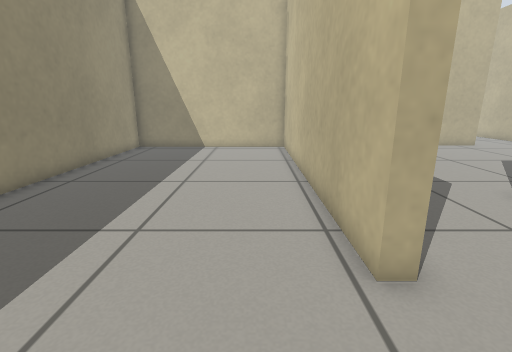
View 1 (above)

18 first-person views from a walk through a Gazebo world. The camera is 0.64 m above the floor, tilts 14° down and sees 85° across. The floor is counted in squares, 0.25 m on a side. Each view is taken from the middle of a square. On the plan, view 1 faces up. The plan holds only what a view shows up to about 18 squares ahead; the rest is blank.

View 2
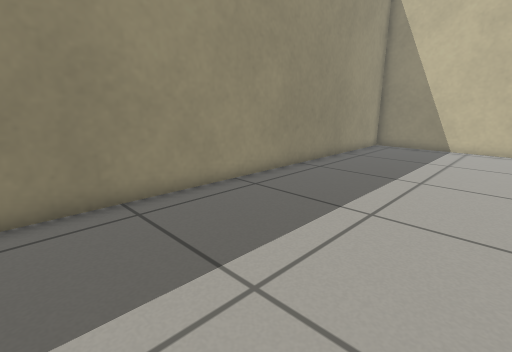

View 3
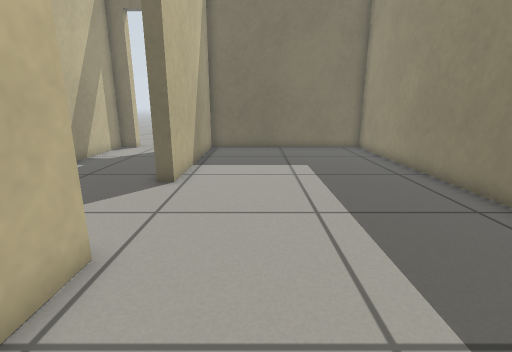

View 4
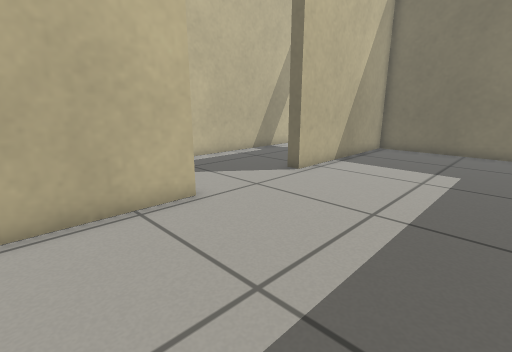

View 5
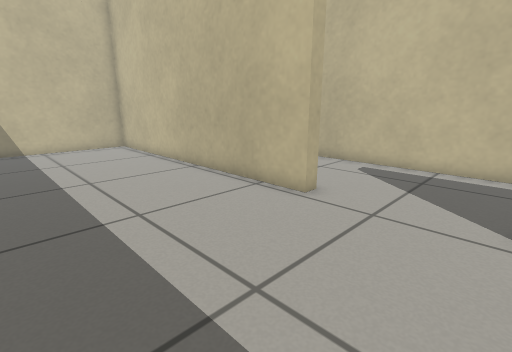

View 6
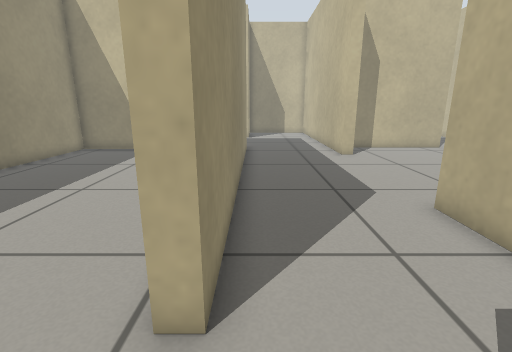

View 7
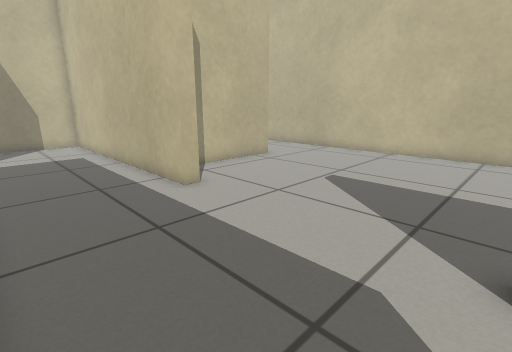

View 8
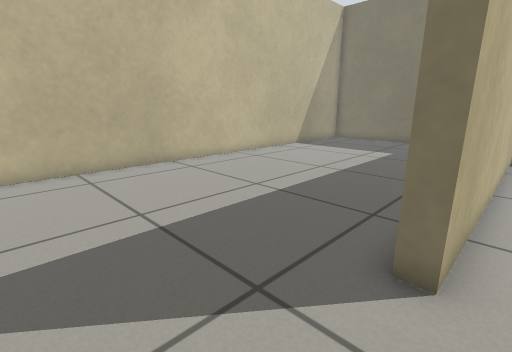

View 9
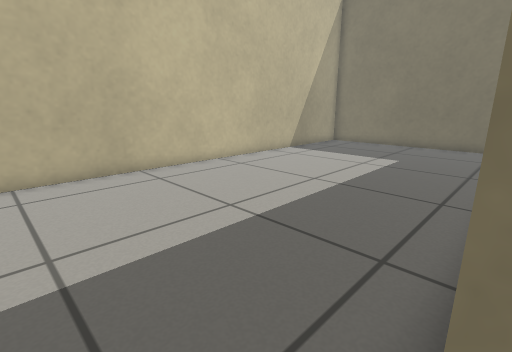

View 10
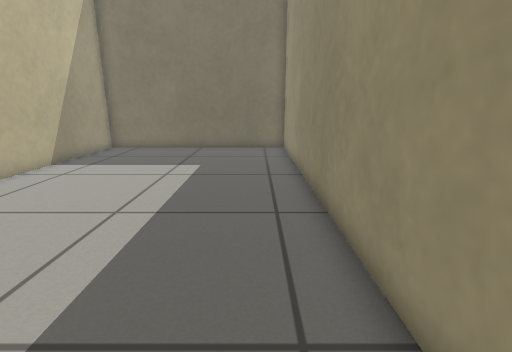

View 11
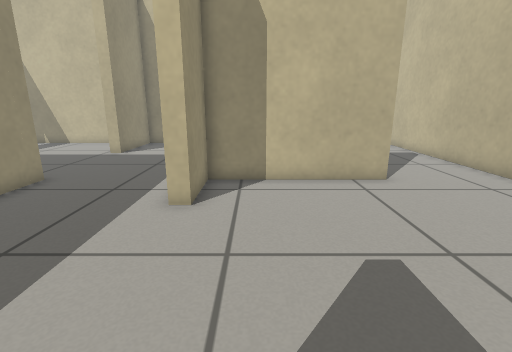

View 12
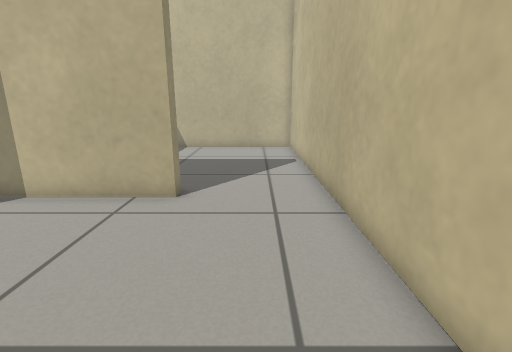

View 13
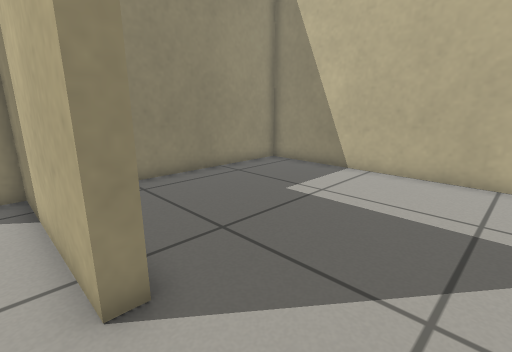

View 14
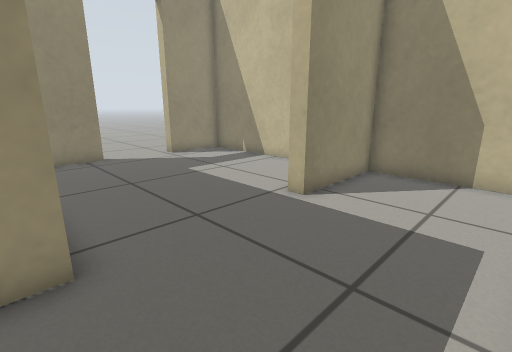

View 15
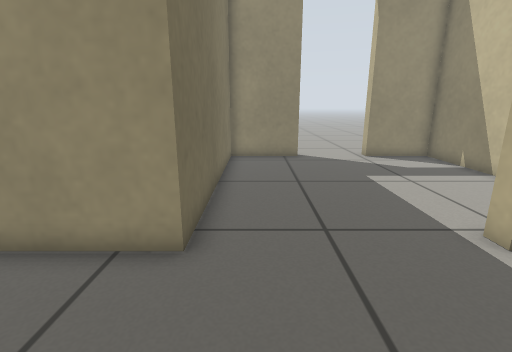

View 16
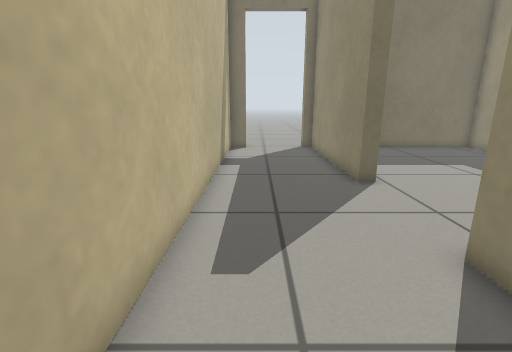

View 17
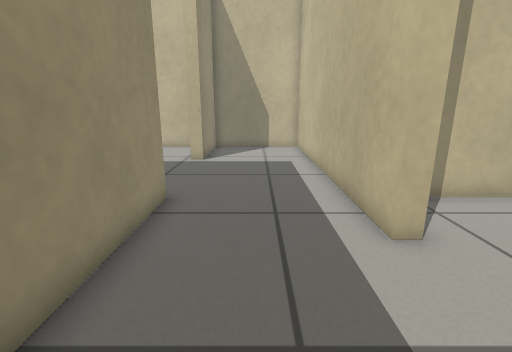

View 18
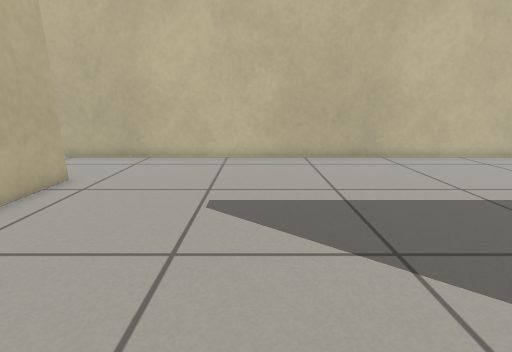

### Floor plan
Points are (right, up) in squares from view 1. A wall is a line through its corners. A room is listed if a view was taken in it or the views show most of it. See-through windows are left out.
Room 1 (views 1, 2, 3, 4, 5)
walls: (1.8, 3.7) (1.8, 18.1) (-7.6, 18.1) (-7.6, -9.8) (1.8, -9.8) (1.8, -1.4)
ways out: opening at (2, 1) to room 2
Room 2 (views 6, 7, 8, 9, 10, 11, 12, 13, 14, 15, 16, 17, 18)
walls: (8.2, 6.5) (8.2, -9.8) (19.2, -9.8) (19.2, 18.6); (1.8, -1.4) (2.4, -1.4) (2.4, -9.8) (3, -9.8); (14.7, 18.7) (8.2, 18.7) (8.2, 16) (7.6, 16) (7.6, 29) (2.4, 29) (2.4, 24.6) (1.7, 24.6); (1.4, 18.7) (2.4, 18.7) (2.4, 3.7) (1.8, 3.7); (6.6, -9.8) (7.6, -9.8) (7.6, 7.8) (8.2, 7.8)
ways out: opening at (2, 1) to room 1; opening at (16.5, 19) to room 3; opening at (2, 22) to room 4; open door at (4.5, -10)
Room 3 (no view inside)
walls: (14.7, 19.4) (14.7, 18.7); (19.2, 18.6) (19.2, 29) (8.2, 29) (8.2, 21.8)
ways out: opening at (16.5, 19) to room 2
Room 4 (no view inside)
walls: (-7.6, 22.2) (-7.6, 18.7) (1.4, 18.7); (0.9, 29) (-7.6, 29) (-7.6, 25.8)
ways out: opening at (2, 22) to room 2; open door at (-8, 24)

Where each view was taken, in squares from view 1:
view 1: 0 up, 0 right, facing up
view 2: 1 down, 0 right, facing up-left
view 3: 8 up, 1 left, facing down
view 4: 8 up, 5 left, facing down-right
view 5: 1 down, 5 left, facing up-right
view 6: 1 up, 3 right, facing up
view 7: 8 up, 3 right, facing up-right
view 8: 12 up, 7 right, facing down-right
view 9: 10 up, 8 right, facing down-right
view 10: 8 up, 10 right, facing down
view 11: 9 up, 10 right, facing up
view 12: 11 up, 17 right, facing up
view 13: 18 up, 18 right, facing up-left
view 14: 18 up, 7 right, facing up-left
view 15: 20 up, 7 right, facing left
view 16: 8 up, 6 right, facing down
view 17: 11 up, 5 right, facing up
view 18: 12 up, 5 right, facing right
